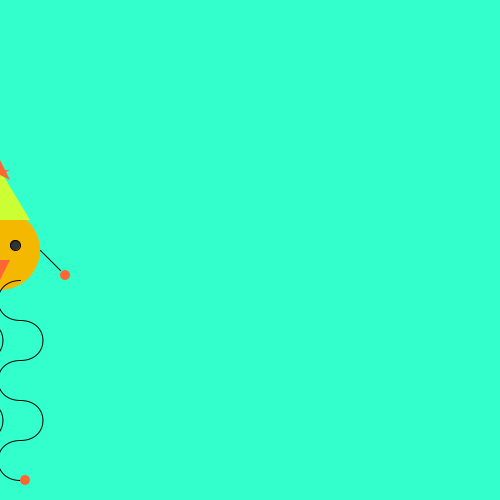
Frame 1 (no input)
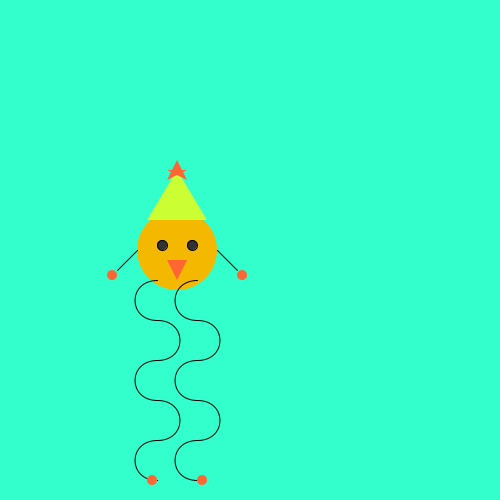
Frame 60 (the mouse pressed at the canvas centre just before this capture)
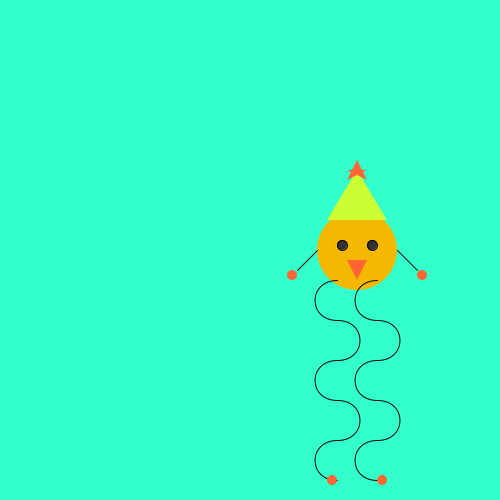
Frame 120 (the mouse held since frame 60 and released just before this capture)

The Processing sketch that drew these frames (run headless with seeded random() and noise(); from frame 60 on, the mouse is pressed at the canvas centre):

// Processing sketch: processing_20860
// ── processing_20860.pde

//Julie Romano
//New Critter


float centerX = 0;
float centerY = 250;
 
int dir = 1;

  
void setup() {
  size (500, 500); //the size of perimeter
  smooth(); //turns on anit-alliasing, which smooths out some rough edges
}
  
void draw () {
  background (51, 255, 204); //turquoise
    
  ellipseMode(CENTER);
    
  //Body
  //stroke(0); //black
  noStroke();
  fill(245, 184, 0); //mango
  //ellipse(160, 130, 80, 80);
  ellipse(centerX, centerY, 80, 80);
    
  //Right eye
  stroke(0); //black
  fill(50); //almost black
  //ellipse(145, 125, 10, 10);
  ellipse(centerX-15, centerY-5, 10, 10);
    
  //Left eye
  stroke(0); //black
  fill(50); //almost black
  //ellipse(175, 125, 10, 10);
  //ellipse(175, 125, 10, 10);
  ellipse(centerX+15, centerY-5, 10, 10);
    
    
    
  //Beak
  //stroke(0);
  noStroke();
  fill(255, 102, 51); //purpley = 204, 51, 255
  //triangle(160, 160, 170, 140, 150, 140);
  triangle(centerX, centerY+30, centerX+10, centerY+10, centerX-10, centerY+10);
    
    
  //Hat
  //stroke(0);
  noStroke();
  fill(204, 255, 51); //lime
  //triangle(130, 100, 190, 100, 160, 50);
  triangle(centerX-30, centerY-30, centerX+30, centerY-30, centerX, centerY-80);
    
    
   
    
  //Right arm
  stroke(0);
  strokeWeight(1);
  //line(120, 130, 100, 150);
  line(centerX-40, centerY, centerX-60, centerY+20);
    
  //Right hand
  //stroke(0); //black
  noStroke();
  fill(255, 102, 51); //Pick color!!!
  //ellipse(95, 155, 10, 10); the right hand stationary
  //ellipse(mouseX-65, mouseY+25, mouseX-150, mouseY-120); the right hand changing size
  ellipse(centerX-65, centerY+25, 10, 10);
    
  //Left arm
  stroke(0);
  strokeWeight(1);
  //line(200, 130, 220, 150);
  line(centerX+40, centerY, centerX+60, centerY+20);
    
  //Left hand
  //stroke(0); //black
  noStroke();
  fill(255, 102, 51); //Pick color!!!
  //ellipse(225, 155, 10, 10); the left hand stationary
  //ellipse(mouseX+65, mouseY+25, mouseX-150, mouseY-120); the left hand changing size
  ellipse(centerX+65, centerY+25, 10, 10);
    
    
   
    
    
  //Right leg
   noFill();
  stroke(0);
  //(center = 160, 130);
  //line(140, 160, 140, 345);
  //line(centerX-20, centerY+30, centerX-20, centerY+215);
  
  
  //arc1
  strokeWeight(1);
  //bezier(140, 160, 110, 160, 110, 200, 140, 200);
  bezier(centerX-20, centerY+30, centerX-50, centerY+30, centerX-50, centerY+70, centerX-20, centerY+70);  
  //arc2
  strokeWeight(1);
  //(140, 200, 170, 200, 170, 240, 140, 240);
  bezier(centerX-20, centerY+70, centerX+10, centerY+70, centerX+10, centerY+110, centerX-20, centerY+110);
  //arc3
  strokeWeight(1);
  //(140, 240, 110, 240, 110, 280, 140, 280)
  bezier(centerX-20, centerY+110, centerX-50, centerY+110, centerX-50, centerY+150, centerX-20, centerY+150);
  //arc4
  strokeWeight(1);
  //(140, 280, 170, 280, 170, 320, 140, 320)
  bezier(centerX-20, centerY+150, centerX+10, centerY+150, centerX+10, centerY+190, centerX-20, centerY+190);
  //arc5
  strokeWeight(1);
  //bezier(140, 320, 110, 320, 110, 360, 140, 360);
  bezier(centerX-20, centerY+190, centerX-50, centerY+190, centerX-50, centerY+230, centerX-20, centerY+230);
  
  
  
  //Right foot
  //stroke(0); //black
  noStroke();
  fill(255, 102, 51); //Pick color!!!
  //ellipse(135, 360, 10, 10); the right foot stationary
  //ellipse(mouseX-25, mouseY+215, mouseX-150, mouseY-120); the right foot changing size
  ellipse(centerX-25, centerY+230, 10, 10);
    
  //Left leg
  stroke(0);
  strokeWeight(1);
  //line(180, 160, 180, 345);
  //line(centerX+20, centerY+30, centerX+20, centerY+215);
  
  //(center = 160, 130);
  //arc1
  noFill();
  strokeWeight(1);
  //bezier(180, 160, 150, 160, 150, 200, 180, 200);
  bezier(centerX+20, centerY+30, centerX-10, centerY+30, centerX-10, centerY+70, centerX+20, centerY+70);  
  //arc2
  strokeWeight(1);
  //(180, 200, 210, 200, 210, 240, 180, 240);
  bezier(centerX+20, centerY+70, centerX+50, centerY+70, centerX+50, centerY+110, centerX+20, centerY+110);
  //arc3
  strokeWeight(1);
  //(180, 240, 150, 240, 150, 280, 180, 280)
  bezier(centerX+20, centerY+110, centerX-10, centerY+110, centerX-10, centerY+150, centerX+20, centerY+150);
  //arc4
  strokeWeight(1);
  //(180, 280, 210, 280, 210, 320, 180, 320)
  bezier(centerX+20, centerY+150, centerX+50, centerY+150, centerX+50, centerY+190, centerX+20, centerY+190);
  //arc5
  strokeWeight(1);
  //bezier(180, 320, 150, 320, 150, 360, 180, 360);
  bezier(centerX+20, centerY+190, centerX-10, centerY+190, centerX-10, centerY+230, centerX+20, centerY+230);
  
  
    
  //Left foot
  //stroke(0); //black
  noStroke();
  fill(255, 102, 51); //Pick color!!!
  //ellipse(185, 360, 10, 10); the left foot stationary
  //ellipse(mouseX+25, mouseY+215, mouseX-150, mouseY-120); the left foot changing size
  ellipse(centerX+25, centerY+230, 10, 10);
    
   
   
   
  //Star
  noStroke();
  beginShape();
  //vertex(150, 60); //A
  vertex(centerX-10, centerY-70);
  //vertex(160, 40); //B
  vertex(centerX, centerY-90);
  //vertex(170, 60); //C
  vertex(centerX+10, centerY-70);
  //vertex(150, 50); //D
  vertex(centerX-10, centerY-80);
  //vertex(170, 50); //E
  vertex(centerX+10, centerY-80);
  endShape(CLOSE);
    

centerX = centerX+3*dir;
   
  if(centerX>500||centerX<0){
    dir=dir*-1;
  }
  
}
